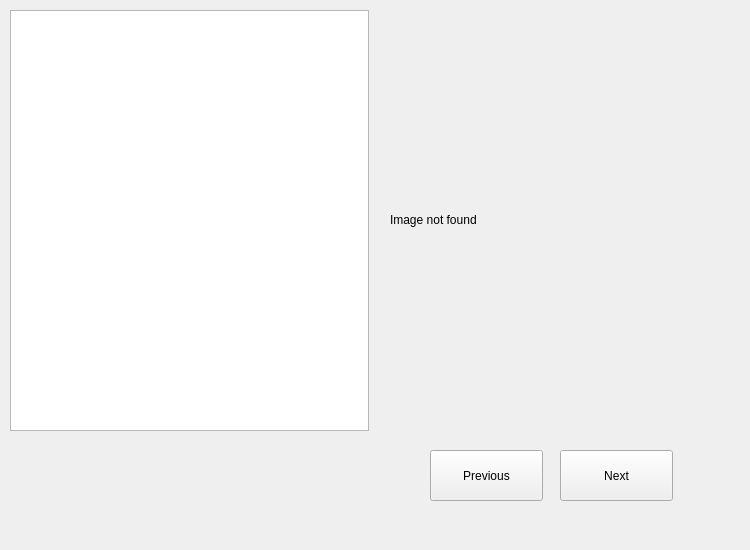
<?xml version="1.0" encoding="UTF-8"?>
<ui version="4.0">
 <class>Form</class>
 <widget class="QWidget" name="Form">
  <property name="geometry">
   <rect>
    <x>0</x>
    <y>0</y>
    <width>750</width>
    <height>550</height>
   </rect>
  </property>
  <property name="windowTitle">
   <string>Form</string>
  </property>
  <widget class="QPushButton" name="previousButton">
   <property name="geometry">
    <rect>
     <x>430</x>
     <y>450</y>
     <width>113</width>
     <height>51</height>
    </rect>
   </property>
   <property name="text">
    <string>Previous</string>
   </property>
  </widget>
  <widget class="QTextEdit" name="encodeTextArea">
   <property name="geometry">
    <rect>
     <x>10</x>
     <y>10</y>
     <width>359</width>
     <height>421</height>
    </rect>
   </property>
  </widget>
  <widget class="QWidget" name="verticalLayoutWidget">
   <property name="geometry">
    <rect>
     <x>390</x>
     <y>10</y>
     <width>351</width>
     <height>421</height>
    </rect>
   </property>
   <layout class="QVBoxLayout" name="verticalLayout">
    <item>
     <widget class="QLabel" name="carrierImageLabel">
      <property name="text">
       <string>&lt;html&gt;&lt;head/&gt;&lt;body&gt;&lt;p&gt;Image not found&lt;/p&gt;&lt;/body&gt;&lt;/html&gt;</string>
      </property>
     </widget>
    </item>
   </layout>
  </widget>
  <widget class="QPushButton" name="nextButton">
   <property name="geometry">
    <rect>
     <x>560</x>
     <y>450</y>
     <width>113</width>
     <height>51</height>
    </rect>
   </property>
   <property name="text">
    <string>Next</string>
   </property>
  </widget>
 </widget>
 <resources/>
 <connections/>
</ui>
